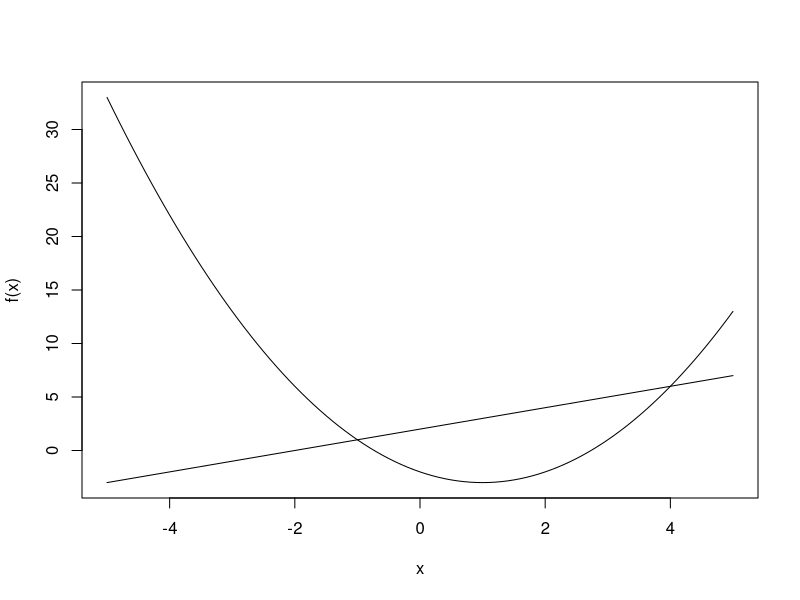

This figure's R source:
## ---- chunk 1
knitr::opts_chunk$set(echo = TRUE)
## ---- chunk 2
eqn <- function(x) {
  2*x-9
}

area <- integrate(f=eqn, lower = 4.5, upper = 8.5)
area
## ---- chunk 3
# define two functions f and g
f <- function(x) {x^2-2*x-2}
g <- function(x) {x+2}

# draw both functions f and g
curve(expr=f, from = -5, to = 5)
curve(expr=g, from = -5, to = 5, add = T)
## ---- chunk 4

# find lower intersection
rt <- uniroot(function(x)  f(x) - g(x)  , interval = c(-5,0), tol=0.000001) 
rt$root
## ---- chunk 5

# find upper intersection
rt <- uniroot(function(x)  f(x) - g(x)  , interval = c(0, 5), tol=0.000001) 
rt$root
## ---- chunk 6

# f area between -1 and 1
f_area <- integrate(f, lower = -1, upper = 4)
# g area between -1 and 1
g_area <- integrate(g, lower = -1, upper = 4)

# area in between
g_area$value - f_area$value
